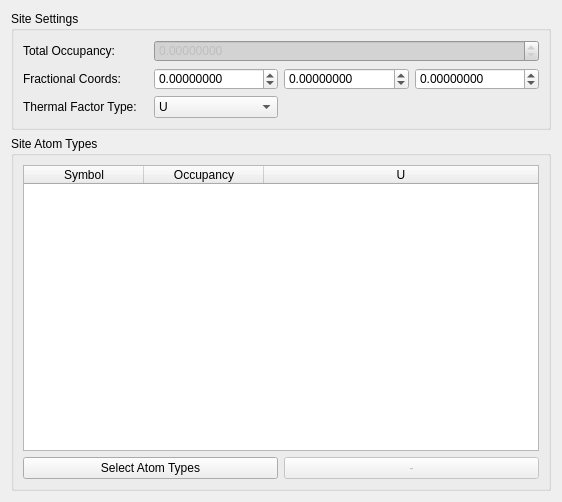
<?xml version="1.0" encoding="UTF-8"?>
<ui version="4.0">
 <class>material_site_editor</class>
 <widget class="QWidget" name="material_site_editor">
  <property name="geometry">
   <rect>
    <x>0</x>
    <y>0</y>
    <width>562</width>
    <height>502</height>
   </rect>
  </property>
  <property name="minimumSize">
   <size>
    <width>0</width>
    <height>0</height>
   </size>
  </property>
  <property name="windowTitle">
   <string>Edit Overlay</string>
  </property>
  <property name="styleSheet">
   <string notr="true">QDoubleSpinBox:disabled {background-color: LightGray;}
</string>
  </property>
  <layout class="QGridLayout" name="gridLayout">
   <item row="1" column="0" colspan="4">
    <widget class="QGroupBox" name="site_atom_types_group">
     <property name="title">
      <string>Site Atom Types</string>
     </property>
     <layout class="QGridLayout" name="gridLayout_2">
      <item row="0" column="1" colspan="2">
       <widget class="QTableWidget" name="table">
        <property name="editTriggers">
         <set>QAbstractItemView::NoEditTriggers</set>
        </property>
        <property name="selectionMode">
         <enum>QAbstractItemView::SingleSelection</enum>
        </property>
        <property name="selectionBehavior">
         <enum>QAbstractItemView::SelectRows</enum>
        </property>
        <attribute name="horizontalHeaderDefaultSectionSize">
         <number>120</number>
        </attribute>
        <attribute name="horizontalHeaderStretchLastSection">
         <bool>true</bool>
        </attribute>
        <column>
         <property name="text">
          <string>Symbol</string>
         </property>
        </column>
        <column>
         <property name="text">
          <string>Occupancy</string>
         </property>
        </column>
        <column>
         <property name="text">
          <string>U</string>
         </property>
        </column>
       </widget>
      </item>
      <item row="1" column="2">
       <widget class="QPushButton" name="remove_atom_type">
        <property name="enabled">
         <bool>false</bool>
        </property>
        <property name="text">
         <string>-</string>
        </property>
       </widget>
      </item>
      <item row="1" column="1">
       <widget class="QPushButton" name="select_atom_types">
        <property name="text">
         <string>Select Atom Types</string>
        </property>
       </widget>
      </item>
     </layout>
    </widget>
   </item>
   <item row="0" column="0" colspan="4">
    <widget class="QGroupBox" name="site_settings_group">
     <property name="title">
      <string>Site Settings</string>
     </property>
     <layout class="QGridLayout" name="gridLayout_3">
      <item row="0" column="1" colspan="3">
       <widget class="ScientificDoubleSpinBox" name="total_occupancy">
        <property name="enabled">
         <bool>false</bool>
        </property>
        <property name="keyboardTracking">
         <bool>false</bool>
        </property>
        <property name="decimals">
         <number>8</number>
        </property>
        <property name="maximum">
         <double>10000.000000000000000</double>
        </property>
       </widget>
      </item>
      <item row="1" column="1">
       <widget class="ScientificDoubleSpinBox" name="coords_x">
        <property name="keyboardTracking">
         <bool>false</bool>
        </property>
        <property name="decimals">
         <number>8</number>
        </property>
        <property name="minimum">
         <double>-10000.000000000000000</double>
        </property>
        <property name="maximum">
         <double>10000.000000000000000</double>
        </property>
        <property name="singleStep">
         <double>0.100000000000000</double>
        </property>
       </widget>
      </item>
      <item row="2" column="0">
       <widget class="QLabel" name="thermal_factor_label">
        <property name="text">
         <string>Thermal Factor Type:</string>
        </property>
       </widget>
      </item>
      <item row="1" column="2">
       <widget class="ScientificDoubleSpinBox" name="coords_y">
        <property name="keyboardTracking">
         <bool>false</bool>
        </property>
        <property name="decimals">
         <number>8</number>
        </property>
        <property name="minimum">
         <double>-10000.000000000000000</double>
        </property>
        <property name="maximum">
         <double>10000.000000000000000</double>
        </property>
        <property name="singleStep">
         <double>0.100000000000000</double>
        </property>
       </widget>
      </item>
      <item row="1" column="3">
       <widget class="ScientificDoubleSpinBox" name="coords_z">
        <property name="keyboardTracking">
         <bool>false</bool>
        </property>
        <property name="decimals">
         <number>8</number>
        </property>
        <property name="minimum">
         <double>-10000.000000000000000</double>
        </property>
        <property name="maximum">
         <double>10000.000000000000000</double>
        </property>
        <property name="singleStep">
         <double>0.100000000000000</double>
        </property>
       </widget>
      </item>
      <item row="0" column="0">
       <widget class="QLabel" name="total_occupancy_label">
        <property name="text">
         <string>Total Occupancy:</string>
        </property>
       </widget>
      </item>
      <item row="1" column="0">
       <widget class="QLabel" name="fractional_coordinates_label">
        <property name="text">
         <string>Fractional Coords:</string>
        </property>
       </widget>
      </item>
      <item row="2" column="1">
       <widget class="QComboBox" name="thermal_factor_type">
        <item>
         <property name="text">
          <string>U</string>
         </property>
        </item>
        <item>
         <property name="text">
          <string>B</string>
         </property>
        </item>
       </widget>
      </item>
     </layout>
    </widget>
   </item>
  </layout>
 </widget>
 <customwidgets>
  <customwidget>
   <class>ScientificDoubleSpinBox</class>
   <extends>QDoubleSpinBox</extends>
   <header>scientificspinbox.py</header>
  </customwidget>
 </customwidgets>
 <tabstops>
  <tabstop>total_occupancy</tabstop>
  <tabstop>coords_x</tabstop>
  <tabstop>coords_y</tabstop>
  <tabstop>coords_z</tabstop>
  <tabstop>thermal_factor_type</tabstop>
  <tabstop>table</tabstop>
  <tabstop>select_atom_types</tabstop>
  <tabstop>remove_atom_type</tabstop>
 </tabstops>
 <resources/>
 <connections/>
</ui>
